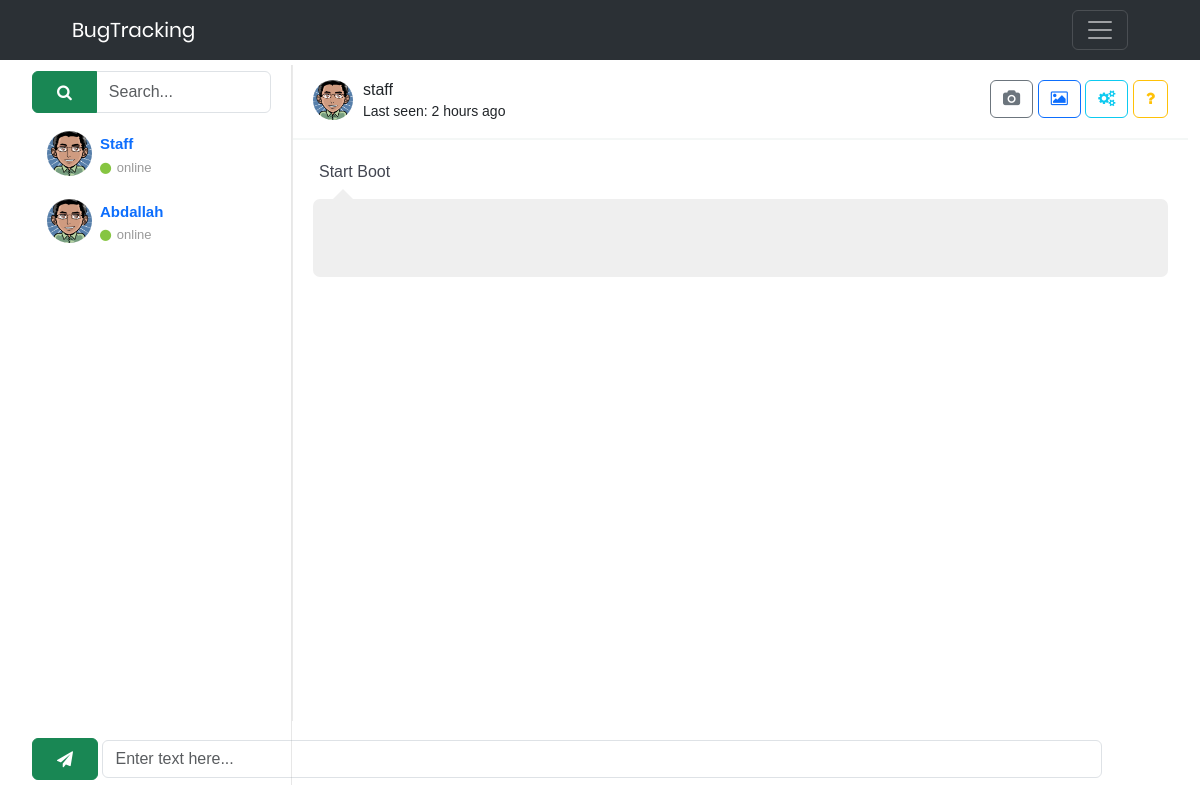
Before: /views/chat.php?buttonPeople=12 (signed in) with the older database file.
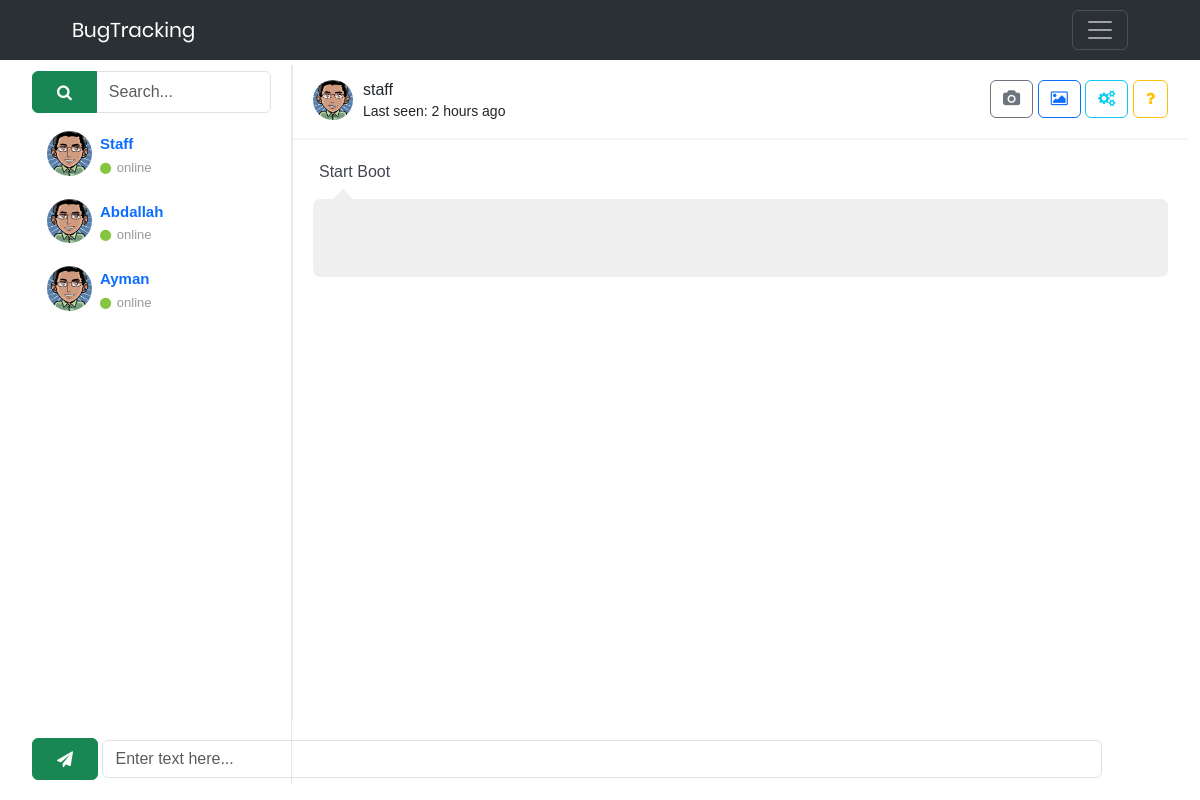
After: the same page with the newer database file.
### tables this page shows
CREATE TABLE `user` (
  `staffID` int(11) NOT NULL,
  `username` varchar(255) NOT NULL,
  `password` varchar(255) NOT NULL,
  `name` varchar(255) NOT NULL,
  `typeID` int(11) NOT NULL DEFAULT 0
);

### models/admin.php (called while the page is built, shortened)
<?php
class Admin extends User
{
    public function chatName($id)
    {
        $db = new DBController;
        if ($db->openConnect()) {
            $query = "SELECT name FROM user WHERE staffID='$id'";
            return $db->select($query);
        } else {
            echo "error database connection";
            return false;
        }
    }
    public function getCustomerChat()
    {
        $db = new DBController;
        if ($db->openConnect()) {
            $query = "SELECT * FROM user WHERE typeID=0";
            return $db->select($query);
        } else {
            echo "error database connection";
            return false;
        }
    }
}

### controllers/DBController.php (called while the page is built, shortened)
<?php
class DBController
{
    private $dbHost = "localhost";
    private $dbUser = "root";
    private $dbPass = "";
    private $dbName = "bug_tracking";
    public $connection;
    public function openConnect()
    {
        $this->connection = new mysqli($this->dbHost, $this->dbUser, $this->dbPass, $this->dbName);
        if ($this->connection->connect_error) {
            echo "error in connection : " . $this->connection->connect_error;
            return false;
        } else {
            return true;
        }
    }
    public function select($qry)
    {
        $result = $this->connection->query($qry);
        if (!$result) {
            echo "ERROR : " . mysqli_error($this->connection);
            return false;
        } else {
            return $result->fetch_all(MYSQLI_ASSOC);
        }
    }
}
?>

### views/chat.php (the view, shortened to what the changed rows need)
<?php
if (!isset($_SESSION['userType'])) {
    header("location: login.php");
} else {
    require_once '../models/admin.php';
    $admin = new Admin;
    if ($_SESSION['userType'] == 1) {
        $staffs = $admin->getAllStaff();
    } elseif ($_SESSION['userType'] == 0) {
        $staffs = $admin->getStaffChat();
    } else {
        $staffs = $admin->getCustomerChat();
    }
}
?>
<link href="https://maxcdn.bootstrapcdn.com/font-awesome/4.7.0/css/font-awesome.min.css" rel="stylesheet" />
<body onload="sendMsg()">
    <div class="container-fluid">
        <div class="row clearfix chat-position">
            <div class="col-lg-12 overflow-hidden">
                <div class="card chat-app">
                    <div id="plist" class="people-list">
                        <ul class="list-unstyled chat-list mt-2 mb-0">
                            <?php
                            foreach ($staffs as $staff) {
                                ?>
                                <a href="chat.php?buttonPeople=<?php echo $staff["staffID"] ?>">
                                    <div class="<?php $staff['staffID'] ?>">
                                        <li class="clearfix" name="ahmed" id="s<?php echo $staff["staffID"] ?>">
                                            <img src="images/avatar2.png" alt="avatar">
                                            <div class="about">
                                                <div class="name text-start">
                                                    <?php
                                                    echo $staff["name"];
                                                    ?>
                                                </div>
                                                <div class="status text-start"> <i class="fa fa-circle online"></i>
                                                    online
                                                </div>
                                            </div>
                                        </li>
                                    </div>
                                </a>
                                <?php
                            }
                            ?>
                        </ul>
                    </div>
                    <?php
                    if (!empty($_GET['buttonPeople'])) {
                        ?>
                        <div>
                            <div class="chat" id="chat">
                                <div class="chat-header clearfix">
                                    <div class="row">
                                        <div class="col-lg-6">
                                            <a href="javascript:void(0);" data-toggle="modal" data-target="#view_info">
                                                <img src="images/avatar2.png" alt="avatar">
                                            </a>
                                            <div class="chat-about">
                                                <h6 class="m-b-0">
                                                    <?php
                                                    $name = $admin->chatName($_GET['buttonPeople']);
                                                    echo $name[0]['name'];
                                                    ?>
                                                </h6>
                                                <small>Last seen: 2 hours ago</small>
                                            </div>
                                        </div>
                                        <div class="col-lg-6 hidden-sm text-right">
                                            <a href="javascript:void(0);" class="btn btn-outline-secondary"><i
                                                    class="fa fa-camera"></i></a>
                                            <a href="javascript:void(0);" class="btn btn-outline-primary"><i
                                                    class="fa fa-image"></i></a>
                                            <a href="javascript:void(0);" class="btn btn-outline-info"><i
                                                    class="fa fa-cogs"></i></a>
                                            <a href="javascript:void(0);" class="btn btn-outline-warning"><i
                                                    class="fa fa-question"></i></a>
                                        </div>
                                    </div>
                                </div>
                                <div class="chat-history">
                                    <ul class="m-b-0">
                                        <li class="clearfix">
                                            <div class="message-data">
                                                <span class="message-data-time">Start Boot</span>
                                            </div>
                                            <div class="message my-message w-100">
                                                <?php
                                                echo "<br>";
                                                ?>
                                            </div>
                                        </li>
                                    </ul>
                                </div>
                            </div>
                            <?php
                            if (!empty($_GET['buttonPeople'])) {
                                ?>
                                <div class="chat-message clearfix">
                                    <button type="submit" class="input-group-prepend btn btn-success" onclick="sendMsg()">
                                        <span class="input-group-text btn-send"><i class="fa fa-send"></i></span>
                                    </button>
                                    <input type="text" class="form-control" placeholder="Enter text here..." name="msgContent"
                                        autocomplete="off" id="myMsg" style="width: 88%; display: inline-block;">
                                </div>
                            </div>
                            <?php
                            }
                    }
                    ?>
                </div>
            </div>
        </div>
    </div>
</body>
<?php require_once "../views/includes/footer.php" ?>

Changed rows visible on the page:
added user: name "Ayman"
